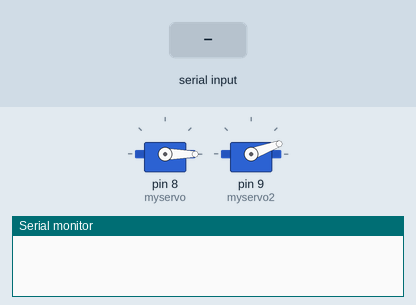
Recording of a sketch running on a simulated Arduino Uno, built with avr-gcc and run on an emulated ATmega328P. Parts: 2 × servo, the last lines printed to the serial monitor. The test bench sets the inputs (shaded band).

Above: at 1.2 s.
1.3 s: "X 150\n" received over the second serial link
At 4.0 s:
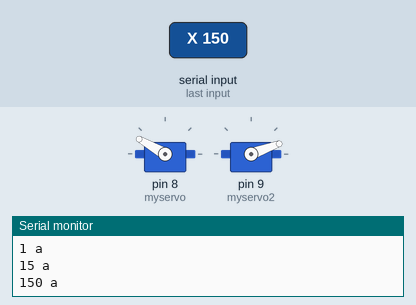
4.3 s: "X 1\n" received over the second serial link
At 6.5 s:
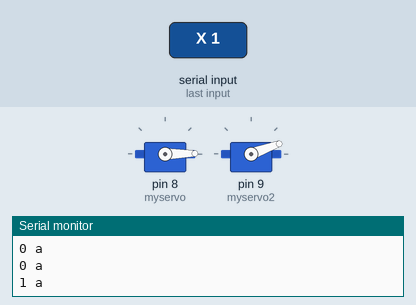
6.8 s: "Y 1\n" received over the second serial link
At 7.6 s:
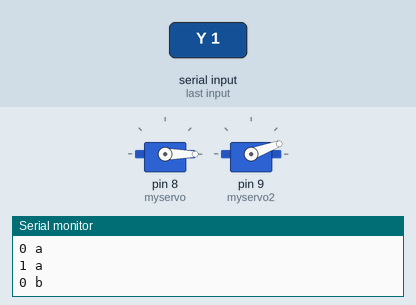
9.3 s: "Y 150\n" received over the second serial link
At 11.2 s:
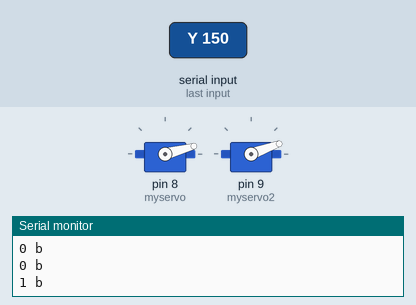
Timing chart, 0 to 12.8 s (numbered marks = the images above; inputs shaded):
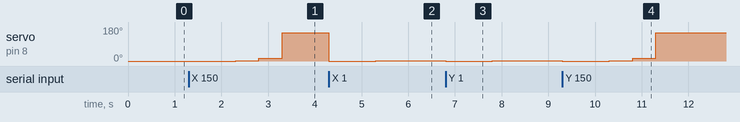

Measured:
- after the input at 1.3 s, servo on pin 8 (myservo): 0° → 1° after 1.0 s, → 15° 0.50 s later, → 150° 0.50 s later
- after the input at 4.3 s, servo on pin 8 (myservo): 150° → 0° at once, → 1° 1.0 s later
- after the input at 6.8 s, servo on pin 8 (myservo): 1° → 0° at once, → 1° 1.0 s later
- after the input at 9.3 s, servo on pin 8 (myservo): 1° → 0° at once, → 1° 1.0 s later, → 15° 0.50 s later, → 150° 0.50 s later

The sketch:

servo_test.ino
```cpp
#include <SoftwareSerial.h>
#include <Servo.h>
#define RX 2
#define TX 3

Servo myservo;
Servo myservo2;

SoftwareSerial hc12(RX, TX);

int pos=0;
int pos2=0;

String numberString, numberString2, numberString3;
String receivedData;
void setup() {
  myservo.attach(8);
  myservo2.attach(9);
Serial.begin(9600);
hc12.begin(9600);
myservo.write(0);delay(15);

myservo2.write(20);delay(15);
}

void loop() {
  // Read data from the HC-12
  if (hc12.available()) {
    String receivedData = "";

    // Read until a newline character
    while (hc12.available()) {
      char incomingByte = hc12.read();
      receivedData += incomingByte;
      if (incomingByte == '\n')

      break;parsedata(receivedData);
    }

    // Print the received data to the Serial Monito
  }
}


void parsedata(String Data)
{
  String part1;
  String part2;

  part1 = Data.substring(0, Data.indexOf(" "));
  part2 = Data.substring(Data.indexOf(" ") + 1, Data.indexOf("\n"));
 if(part1.equalsIgnoreCase("X"))
  {
    float given = part2.toFloat();
    int intValue = round(given);
    myservo.write(intValue);
    delay(500);
   Serial.print(intValue);
   Serial.println(" a");
   }
 else if(part1.equalsIgnoreCase("Y"))
   {
   float given2 = part2.toFloat();
int intValue2 = round(given2);
    myservo.write(intValue2);
    delay(500);
    if (intValue2 > 20){
      intValue2 = 20;
    }
   Serial.print(intValue2);
    Serial.println(" b");
    }
    }
```
